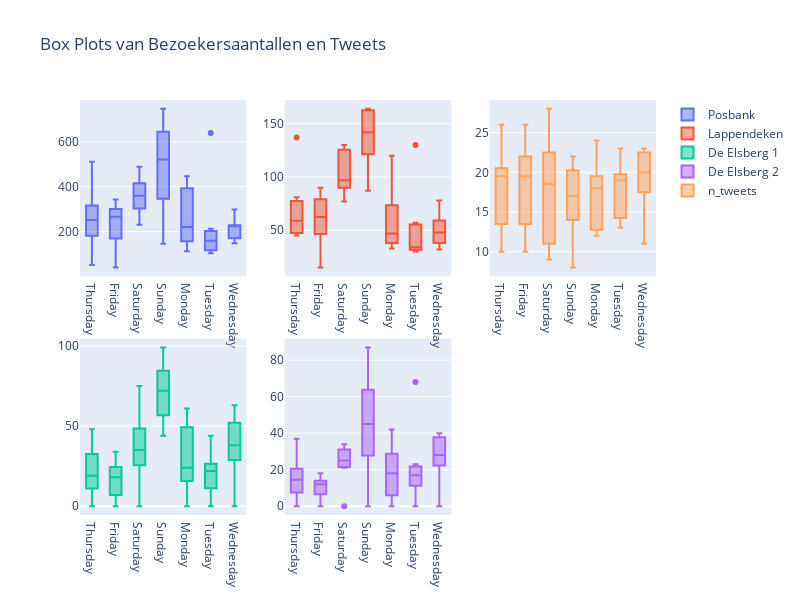

Here is the notebook cell this chart was saved with:
### Code cell
# Plot visitor data boxplots
fig = make_subplots(rows=2, cols=3)

fig.add_trace(
    go.Box(x=weather_visitors['Weekday Name'], y=weather_visitors['Posbank'], name='Posbank'),
    row=1, col=1
)

fig.add_trace(
        go.Box(x=weather_visitors['Weekday Name'], y=weather_visitors['Lappendeken'], name='Lappendeken'),
    row=1, col=2
)

fig.add_trace(
        go.Box(x=weather_visitors['Weekday Name'], y=weather_visitors['De Elsberg 1'], name='De Elsberg 1'),
    row=2, col=1
)

fig.add_trace(
        go.Box(x=weather_visitors['Weekday Name'], y=weather_visitors['De Elsberg 2'], name='De Elsberg 2'),
    row=2, col=2
)

fig.add_trace(
        go.Box(x=weather_visitors['Weekday Name'], y=weather_visitors['n_tweets'], name='n_tweets'),
    row=1, col=3
)

fig.update_layout(height=600, width=800, title_text="Box Plots van Bezoekersaantallen en Tweets")
fig.show()

### Figure 1 — Plotly figure (JSON) as saved in the notebook; plotly's stock layout.template omitted (floating-point values rounded to 4 significant figures)
{"data": [{"name": "Posbank", "type": "box", "x": ["Thursday", "Friday", "Saturday", "Sunday", "Monday", "Tuesday", "Wednesday", "Thursday", "Friday", "Saturday", "Sunday", "Monday", "Tuesday", "Wednesday", "Thursday", "Friday", "Saturday", "Sunday", "Monday", "Tuesday", "Wednesday", "Thursday", "Friday", "Saturday", "Sunday", "Monday", "Tuesday", "Wednesday", "Thursday", "Friday", "Saturday", "Sunday", "Monday", "Tuesday", "Wednesday", "Thursday", "Friday", "Saturday", "Sunday", "Monday", "Tuesday", "Wednesday", "Thursday", "Friday", "Saturday", "Sunday", "Monday", "Tuesday", "Wednesday", "Thursday", "Friday", "Saturday"], "xaxis": "x", "y": [220, 297, 303, 521, 395, 104, 227, 247, 138, 230, 650, 387, 639, 298, 347, 303, 385, 330, 142, 129, 148, 286, 250, 369, 628, 220, 172, 229, 511, 343, 488, 146, 204, 213, 215, 257, 282, 446, 746, 446, 113, 156, 51, 40, 302, 394, 113, 159, 225, 144, 200, 349], "yaxis": "y"}, {"name": "Lappendeken", "type": "box", "x": ["Thursday", "Friday", "Saturday", "Sunday", "Monday", "Tuesday", "Wednesday", "Thursday", "Friday", "Saturday", "Sunday", "Monday", "Tuesday", "Wednesday", "Thursday", "Friday", "Saturday", "Sunday", "Monday", "Tuesday", "Wednesday", "Thursday", "Friday", "Saturday", "Sunday", "Monday", "Tuesday", "Wednesday", "Thursday", "Friday", "Saturday", "Sunday", "Monday", "Tuesday", "Wednesday", "Thursday", "Friday", "Saturday", "Sunday", "Monday", "Tuesday", "Wednesday", "Thursday", "Friday", "Saturday", "Sunday", "Monday", "Tuesday", "Wednesday", "Thursday", "Friday", "Saturday"], "xaxis": "x2", "y": [81, 88, 127, 131, 66, 34, 78, 74, 66, 91, 164, 76, 130, 63, 52, 90, 124, 118, 38, 57, 48, 48, 36, 130, 162, 33, 30, 38, 137, 70, 103, 87, 47, 34, 48, 45, 59, 89, 142, 120, 31, 38, 66, 15, 91, 163, 38, 51, 32, 47, 57, 77], "yaxis": "y2"}, {"name": "De Elsberg 1", "type": "box", "x": ["Thursday", "Friday", "Saturday", "Sunday", "Monday", "Tuesday", "Wednesday", "Thursday", "Friday", "Saturday", "Sunday", "Monday", "Tuesday", "Wednesday", "Thursday", "Friday", "Saturday", "Sunday", "Monday", "Tuesday", "Wednesday", "Thursday", "Friday", "Saturday", "Sunday", "Monday", "Tuesday", "Wednesday", "Thursday", "Friday", "Saturday", "Sunday", "Monday", "Tuesday", "Wednesday", "Thursday", "Friday", "Saturday", "Sunday", "Monday", "Tuesday", "Wednesday", "Thursday", "Friday", "Saturday", "Sunday", "Monday", "Tuesday", "Wednesday", "Thursday", "Friday", "Saturday"], "xaxis": "x4", "y": [12, 21, 32, 83, 41, 11, 40, 19, 11, 37, 99, 21, 44, 38, 25, 26, 57, 56, 14, 22, 63, 40, 23, 40, 72, 52, 25, 27, 48, 34, 33, 44, 24, 27, 34, 19, 15, 75, 85, 61, 12, 56, 10, 3, 19, 59, 0, 0, 0, 0, 0, 0], "yaxis": "y4"}, {"name": "De Elsberg 2", "type": "box", "x": ["Thursday", "Friday", "Saturday", "Sunday", "Monday", "Tuesday", "Wednesday", "Thursday", "Friday", "Saturday", "Sunday", "Monday", "Tuesday", "Wednesday", "Thursday", "Friday", "Saturday", "Sunday", "Monday", "Tuesday", "Wednesday", "Thursday", "Friday", "Saturday", "Sunday", "Monday", "Tuesday", "Wednesday", "Thursday", "Friday", "Saturday", "Sunday", "Monday", "Tuesday", "Wednesday", "Thursday", "Friday", "Saturday", "Sunday", "Monday", "Tuesday", "Wednesday", "Thursday", "Friday", "Saturday", "Sunday", "Monday", "Tuesday", "Wednesday", "Thursday", "Friday", "Saturday"], "xaxis": "x5", "y": [15, 14, 26, 45, 32, 11, 31, 14, 10, 29, 87, 18, 68, 0, 0, 0, 0, 23, 9, 17, 40, 22, 14, 33, 60, 5, 18, 21, 37, 18, 21, 42, 19, 23, 28, 19, 12, 24, 0, 0, 0, 40, 6, 3, 22, 65, 42, 12, 26, 9, 12, 34], "yaxis": "y5"}, {"name": "n_tweets", "type": "box", "x": ["Thursday", "Friday", "Saturday", "Sunday", "Monday", "Tuesday", "Wednesday", "Thursday", "Friday", "Saturday", "Sunday", "Monday", "Tuesday", "Wednesday", "Thursday", "Friday", "Saturday", "Sunday", "Monday", "Tuesday", "Wednesday", "Thursday", "Friday", "Saturday", "Sunday", "Monday", "Tuesday", "Wednesday", "Thursday", "Friday", "Saturday", "Sunday", "Monday", "Tuesday", "Wednesday", "Thursday", "Friday", "Saturday", "Sunday", "Monday", "Tuesday", "Wednesday", "Thursday", "Friday", "Saturday", "Sunday", "Monday", "Tuesday", "Wednesday", "Thursday", "Friday", "Saturday"], "xaxis": "x3", "y": [19, 13, 11, 18, 12, 14, 23, 13, 14, 18, 14, 12, 13, 11, 10, 10, 11, 8, 15, 23, 19, 26, 26, 23, 14, 20, 20, 20, 20, 22, 28, 21, 18, 15, 21, 21, 21, 19, 22, 24, 19, 23, 14, 22, 9, 17, 18, 19, 17, 20, 18, 22], "yaxis": "y3"}], "layout": {"height": 600, "title": {"text": "Box Plots van Bezoekersaantallen en Tweets"}, "width": 800, "xaxis": {"anchor": "y", "domain": [0, 0.2889]}, "xaxis2": {"anchor": "y2", "domain": [0.3556, 0.6444]}, "xaxis3": {"anchor": "y3", "domain": [0.7111, 1]}, "xaxis4": {"anchor": "y4", "domain": [0, 0.2889]}, "xaxis5": {"anchor": "y5", "domain": [0.3556, 0.6444]}, "xaxis6": {"anchor": "y6", "domain": [0.7111, 1]}, "yaxis": {"anchor": "x", "domain": [0.575, 1]}, "yaxis2": {"anchor": "x2", "domain": [0.575, 1]}, "yaxis3": {"anchor": "x3", "domain": [0.575, 1]}, "yaxis4": {"anchor": "x4", "domain": [0, 0.425]}, "yaxis5": {"anchor": "x5", "domain": [0, 0.425]}, "yaxis6": {"anchor": "x6", "domain": [0, 0.425]}}}
